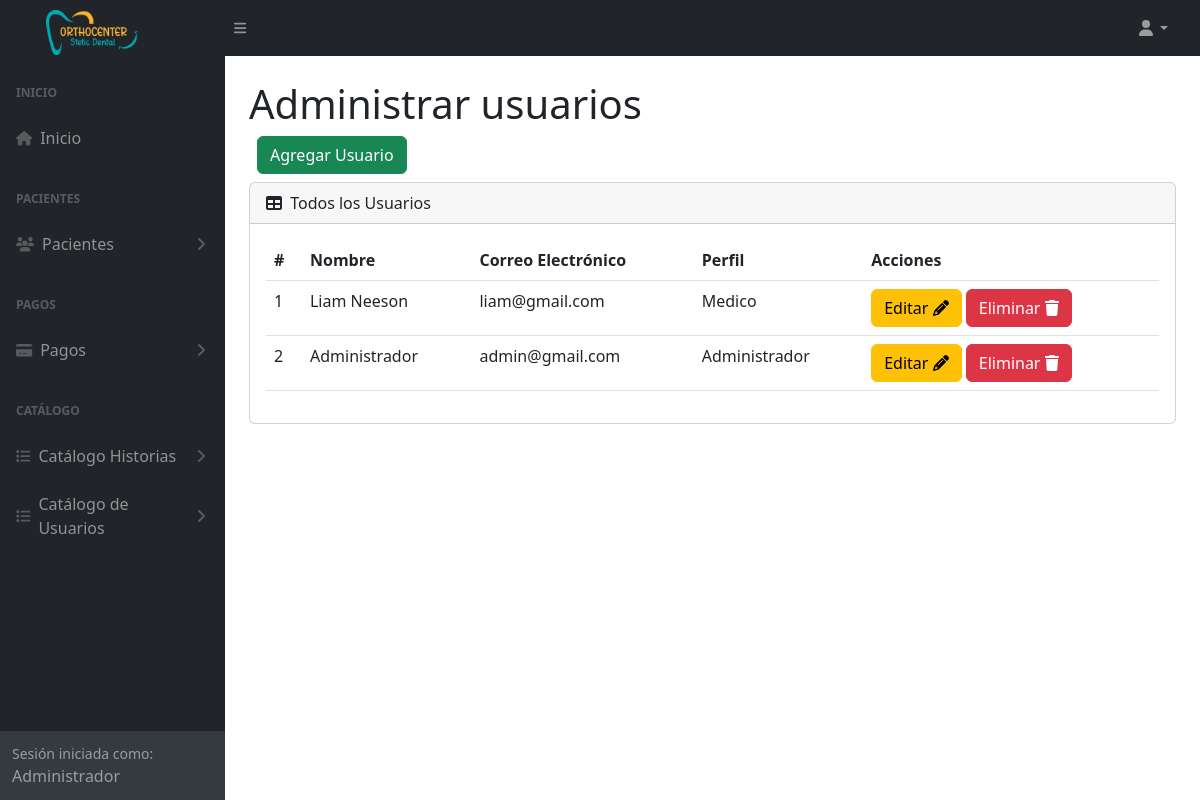
Screenshot of /usuario (signed in) with the database file from the repository.
### tables this page shows
CREATE TABLE `tba_usuario`  (
  `IdUsuario` int NOT NULL AUTO_INCREMENT,
  `IdPerfilUsuario` int NOT NULL,
  `NombreUsuario` varchar(50) NOT NULL,
  `CorreoUsuario` varchar(255) NOT NULL,
  `PasswordUsuario` varchar(100) NOT NULL,
  `CelularUsuario` int NULL DEFAULT NULL,
  `FechaCreacion` datetime NOT NULL,
  `FechaActualizacion` datetime NOT NULL,
  `UltimaConexion` datetime NULL DEFAULT NULL,
  PRIMARY KEY (`IdUsuario`) USING BTREE,
  INDEX `tba_usuario_fkPerfilUsuario`(`IdPerfilUsuario`) USING BTREE,
  CONSTRAINT `tba_usuario_fkPerfilUsuario` FOREIGN KEY (`IdPerfilUsuario`) REFERENCES `tba_perfilusuario` (`IdPerfilUsuario`) ON DELETE RESTRICT ON UPDATE RESTRICT
);

CREATE TABLE `tba_perfilusuario`  (
  `IdPerfilUsuario` int NOT NULL AUTO_INCREMENT,
  `NombrePerfil` varchar(20) NULL DEFAULT NULL,
  PRIMARY KEY (`IdPerfilUsuario`) USING BTREE
);

### controller/plantilla.controller.php (called while the page is built, shortened)
<?php
class ControllerPlantilla
{
  static public function ctrPlantilla()
  {
    include "view/plantilla.php";
  }
}

### index.php (called while the page is built, shortened)
<?php
require_once "controller/plantilla.controller.php";
require_once "controller/usuarios.controller.php";
require_once "controller/citas.controller.php";
require_once "model/usuarios.model.php";
$plantilla = new ControllerPlantilla();
$plantilla -> ctrPlantilla();

### controller/usuarios.controller.php (called while the page is built, shortened)
<?php
class ControllerUsuarios
{
  static public function ctrMostrarUsuarios()
  {
    $tabla = "tba_usuario";
    $listaUsuarios = ModelUsuarios::mdlMostrarUsuarios($tabla);
    return $listaUsuarios;
  }
}

### model/conexion.php (called while the page is built)
<?php
class Conexion
{
  static public function conn()
  {
    $link = new PDO("mysql:host=localhost;dbname=db_orthocenter","root","");
		$link->exec("set names utf8");
		return $link;
  }
}

### model/usuarios.model.php (called while the page is built, shortened)
<?php
require_once "conexion.php";
class ModelUsuarios
{
  static public function mdlMostrarUsuarios($tabla)
  {
    $statement = Conexion::conn()->prepare("SELECT tba_usuario.IdUsuario, tba_usuario.NombreUsuario, tba_usuario.CorreoUsuario, tba_usuario.IdPerfilUsuario, tba_perfilusuario.NombrePerfil FROM $tabla INNER JOIN tba_perfilusuario ON tba_usuario.IdPerfilUsuario = tba_perfilusuario.IdPerfilUsuario ORDER BY IdUsuario DESC");
    $statement -> execute();
    return $statement -> fetchAll();
  }
}

### view/modules/usuario.php (the view, shortened to what this page needs)
        </div>
      </div>
      <div class="sb-sidenav-footer">
        <div class="small">Sesión iniciada como:</div>
        <?php echo $_SESSION["nombreUsuario"] ?>
      </div>
    </nav>
  </div>
  <div id="layoutSidenav_content">
    <main class="bg">
      <div class="container-fluid px-4">
        <h1 class="mt-4">Administrar usuarios</h1>
          <div class="d-flex m-2">
            <button type="button" class="btn btn-success" data-bs-toggle="modal" data-bs-target="#modalAgregarUsuario">
              Agregar Usuario
            </button>
          </div>
        <div class="card mb-4">
          <div class="card-header">
            <i class="fas fa-table me-1"></i>
            Todos los Usuarios
          </div>
          <div class="card-body">
            <table id="datatablesSimple" class="data-table-Usuario table">
              <thead>
                <tr>
                  <th>#</th>
                  <th>Nombre</th>
                  <th>Correo Electrónico</th>
                  <th>Perfil</th>
                  <th>Acciones</th>
                </tr>
              </thead>
              <tbody>
                <?php
                $listaUsuarios = ControllerUsuarios::ctrMostrarUsuarios();
                foreach ($listaUsuarios as $key => $value)
                {
                  echo
                  '<tr>
                    <td>'.($key + 1).'</td>
                    <td>'.$value["NombreUsuario"].'</td>
                    <td>'.$value["CorreoUsuario"].'</td>
                    <td>'.$value["NombrePerfil"].'</td>
                    <td>
                      <button class="btn btn-warning btnEditarUsuario" codUsuario="'.$value["IdUsuario"].'" data-bs-toggle="modal" data-bs-target="#modalEditarUsuario">Editar <i class="fa-solid fa-pencil"></i></button>
                      <button class="btn btn-danger btnEliminarUsuario" codUsuario="'.$value["IdUsuario"].'">Eliminar <i class="fa-solid fa-trash"></i></button>
                    </td>
                  </tr>';
                }
                ?>
              </tbody>
            </table>
          </div>
        </div>
      </div>
    </main>
  </div>
</div>

### rows the page displays
tba_usuario: NombreUsuario "Liam Neeson", CorreoUsuario "liam@gmail.com", IdPerfilUsuario.NombrePerfil "Medico"
tba_usuario: NombreUsuario "Administrador", CorreoUsuario "admin@gmail.com", IdPerfilUsuario.NombrePerfil "Administrador"

### other values shown
$_SESSION["nombreUsuario"] "Administrador"
